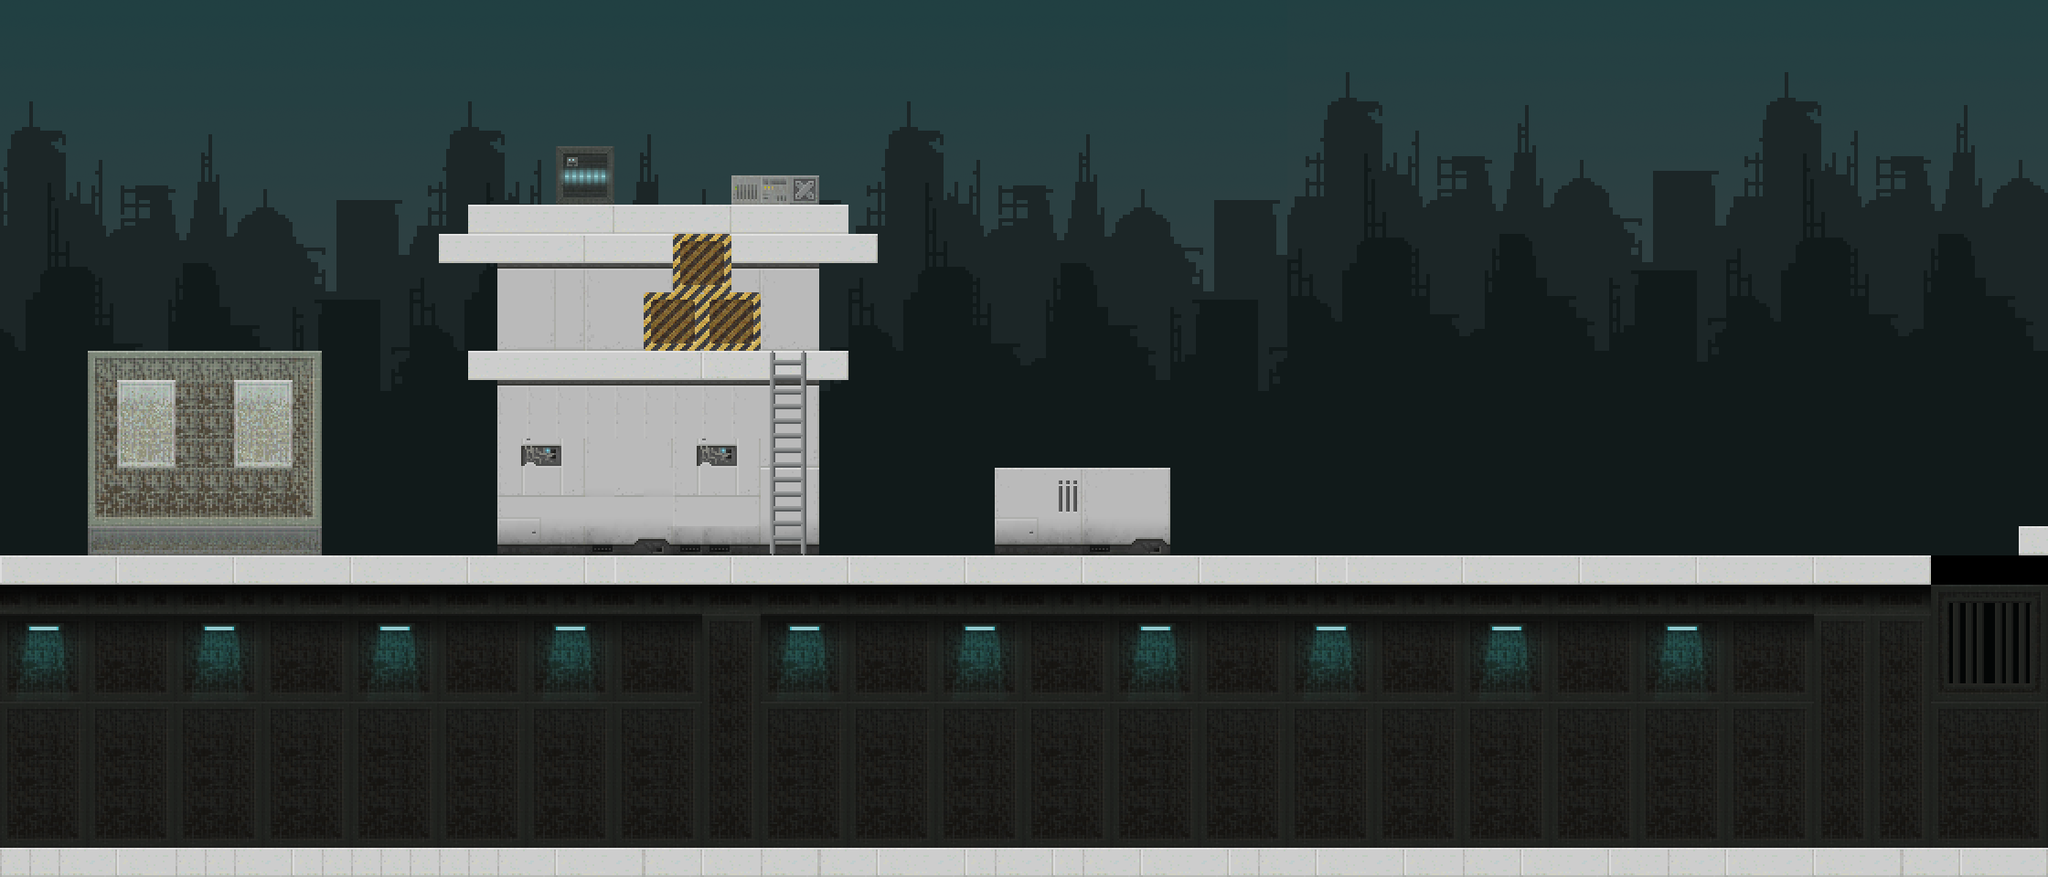

Tiled map render using the project's own tile images. Description and the map definition, with tile-layer contents summarised, below:
An orthogonal 70x30 tile map with 32x32 px tiles, 4 tile layers (Fondo, Edificios, Suelo, Objetos), 1 hidden layer not drawn and 7 objects.

<map version="1.0" orientation="orthogonal" renderorder="right-down" width="70" height="30" tilewidth="32" tileheight="32" nextobjectid="8">
 <tileset firstgid="1" name="Tiles" tilewidth="32" tileheight="32" tilecount="1219">
  <image source="../img/tiles_2.png" trans="ffffff" width="1700" height="736" />
 </tileset>
 <layer name="Fondo" width="70" height="30">
  <data>[2100 cells, 1374 non-empty, 300 distinct tile ids]</data>
 </layer>
 <layer name="Edificios" width="70" height="30">
  <data>[2100 cells, 214 non-empty, 75 distinct tile ids]</data>
 </layer>
 <layer name="Suelo" width="70" height="30">
  <data>[2100 cells, 767 non-empty, 97 distinct tile ids]</data>
 </layer>
 <layer name="Objetos" width="70" height="30">
  <data>[2100 cells, 19 non-empty, 11 distinct tile ids]</data>
 </layer>
 <imagelayer name="Fondo" x="13" y="-7" visible="0">
  <image source="../img/City.png" />
 </imagelayer>
 <objectgroup name="COlisiones">
  <object id="1" x="707" y="322" width="123" height="61" />
  <object id="2" x="738" y="258" width="60" height="65" />
  <object id="3" x="610" y="161" width="60" height="62" />
  <object id="4" x="-48" y="607" width="2159" height="34" />
  <object id="5" x="804" y="194" width="91" height="28" />
  <object id="6" x="844" y="389" width="36" height="215" />
  <object id="7" x="99" y="386" width="251" height="8" />
 </objectgroup>
</map>
